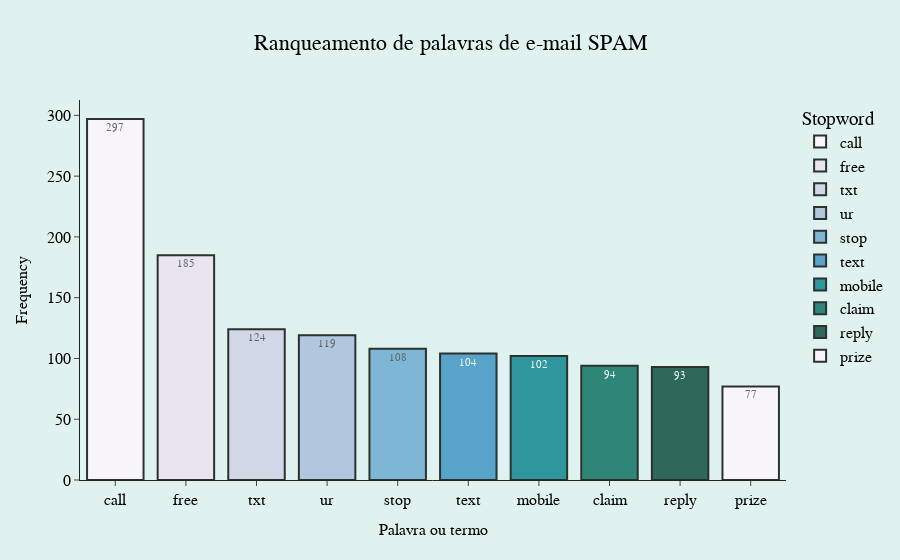

This figure's notebook cell:
### Code cell
# Agora com os textos dos e-mails categorizados como SPAM
email2 = email[email['Category']=='spam']

email2['stopwords'] = email2['Message'].apply(filter_stopwords)

stopword_list = [word for sublist in email2['stopwords'] for word in sublist]
stopword_freq = Counter(stopword_list)

stopword_df = pd.DataFrame(stopword_freq.items(), columns=['Stopword', 'Frequency']).sort_values(by='Frequency', ascending=False)

fig = px.bar(stopword_df[:10] , x = 'Stopword', y = 'Frequency',text = 'Frequency', color='Stopword',
             color_discrete_sequence=px.colors.sequential.PuBuGn,
             title = 'Rank of Spam Terms',
             template = "simple_white"
              )

fig.update_layout(paper_bgcolor='#dff2ef', plot_bgcolor='#dff2ef', title='Ranqueamento de palavras de e-mail SPAM',
                  title_x=0.5, font_color='black', font_family='Arial Black',font_size = 16,
                  xaxis_title = 'Palavra ou termo', xaxis=dict(showgrid=False, title=dict(font=dict(size=16, color='black', 
                                                                                        family='Arial black'))),
                  yaxis=dict(showgrid=False,title=dict(font=dict(size=16, color='black', family='Arial black')))
                  )

fig.update_traces(textposition='inside',
                  textfont_size=11, marker_line_width=2, marker_line_color='black', opacity=0.8)
fig.show()

### Figure 1 — Plotly figure (JSON) as saved in the notebook; plotly's stock layout.template omitted (floating-point values rounded to 4 significant figures)
{"data": [{"alignmentgroup": "True", "hovertemplate": "Stopword=%{x}<br>Frequency=%{text}<extra></extra>", "legendgroup": "call", "marker": {"color": "rgb(255,247,251)", "line": {"color": "black", "width": 2}, "pattern": {"shape": ""}}, "name": "call", "offsetgroup": "call", "opacity": 0.8, "orientation": "v", "showlegend": true, "text": [297], "textfont": {"size": 11}, "textposition": "inside", "type": "bar", "x": ["call"], "xaxis": "x", "y": [297], "yaxis": "y"}, {"alignmentgroup": "True", "hovertemplate": "Stopword=%{x}<br>Frequency=%{text}<extra></extra>", "legendgroup": "free", "marker": {"color": "rgb(236,226,240)", "line": {"color": "black", "width": 2}, "pattern": {"shape": ""}}, "name": "free", "offsetgroup": "free", "opacity": 0.8, "orientation": "v", "showlegend": true, "text": [185], "textfont": {"size": 11}, "textposition": "inside", "type": "bar", "x": ["free"], "xaxis": "x", "y": [185], "yaxis": "y"}, {"alignmentgroup": "True", "hovertemplate": "Stopword=%{x}<br>Frequency=%{text}<extra></extra>", "legendgroup": "txt", "marker": {"color": "rgb(208,209,230)", "line": {"color": "black", "width": 2}, "pattern": {"shape": ""}}, "name": "txt", "offsetgroup": "txt", "opacity": 0.8, "orientation": "v", "showlegend": true, "text": [124], "textfont": {"size": 11}, "textposition": "inside", "type": "bar", "x": ["txt"], "xaxis": "x", "y": [124], "yaxis": "y"}, {"alignmentgroup": "True", "hovertemplate": "Stopword=%{x}<br>Frequency=%{text}<extra></extra>", "legendgroup": "ur", "marker": {"color": "rgb(166,189,219)", "line": {"color": "black", "width": 2}, "pattern": {"shape": ""}}, "name": "ur", "offsetgroup": "ur", "opacity": 0.8, "orientation": "v", "showlegend": true, "text": [119], "textfont": {"size": 11}, "textposition": "inside", "type": "bar", "x": ["ur"], "xaxis": "x", "y": [119], "yaxis": "y"}, {"alignmentgroup": "True", "hovertemplate": "Stopword=%{x}<br>Frequency=%{text}<extra></extra>", "legendgroup": "stop", "marker": {"color": "rgb(103,169,207)", "line": {"color": "black", "width": 2}, "pattern": {"shape": ""}}, "name": "stop", "offsetgroup": "stop", "opacity": 0.8, "orientation": "v", "showlegend": true, "text": [108], "textfont": {"size": 11}, "textposition": "inside", "type": "bar", "x": ["stop"], "xaxis": "x", "y": [108], "yaxis": "y"}, {"alignmentgroup": "True", "hovertemplate": "Stopword=%{x}<br>Frequency=%{text}<extra></extra>", "legendgroup": "text", "marker": {"color": "rgb(54,144,192)", "line": {"color": "black", "width": 2}, "pattern": {"shape": ""}}, "name": "text", "offsetgroup": "text", "opacity": 0.8, "orientation": "v", "showlegend": true, "text": [104], "textfont": {"size": 11}, "textposition": "inside", "type": "bar", "x": ["text"], "xaxis": "x", "y": [104], "yaxis": "y"}, {"alignmentgroup": "True", "hovertemplate": "Stopword=%{x}<br>Frequency=%{text}<extra></extra>", "legendgroup": "mobile", "marker": {"color": "rgb(2,129,138)", "line": {"color": "black", "width": 2}, "pattern": {"shape": ""}}, "name": "mobile", "offsetgroup": "mobile", "opacity": 0.8, "orientation": "v", "showlegend": true, "text": [102], "textfont": {"size": 11}, "textposition": "inside", "type": "bar", "x": ["mobile"], "xaxis": "x", "y": [102], "yaxis": "y"}, {"alignmentgroup": "True", "hovertemplate": "Stopword=%{x}<br>Frequency=%{text}<extra></extra>", "legendgroup": "claim", "marker": {"color": "rgb(1,108,89)", "line": {"color": "black", "width": 2}, "pattern": {"shape": ""}}, "name": "claim", "offsetgroup": "claim", "opacity": 0.8, "orientation": "v", "showlegend": true, "text": [94], "textfont": {"size": 11}, "textposition": "inside", "type": "bar", "x": ["claim"], "xaxis": "x", "y": [94], "yaxis": "y"}, {"alignmentgroup": "True", "hovertemplate": "Stopword=%{x}<br>Frequency=%{text}<extra></extra>", "legendgroup": "reply", "marker": {"color": "rgb(1,70,54)", "line": {"color": "black", "width": 2}, "pattern": {"shape": ""}}, "name": "reply", "offsetgroup": "reply", "opacity": 0.8, "orientation": "v", "showlegend": true, "text": [93], "textfont": {"size": 11}, "textposition": "inside", "type": "bar", "x": ["reply"], "xaxis": "x", "y": [93], "yaxis": "y"}, {"alignmentgroup": "True", "hovertemplate": "Stopword=%{x}<br>Frequency=%{text}<extra></extra>", "legendgroup": "prize", "marker": {"color": "rgb(255,247,251)", "line": {"color": "black", "width": 2}, "pattern": {"shape": ""}}, "name": "prize", "offsetgroup": "prize", "opacity": 0.8, "orientation": "v", "showlegend": true, "text": [77], "textfont": {"size": 11}, "textposition": "inside", "type": "bar", "x": ["prize"], "xaxis": "x", "y": [77], "yaxis": "y"}], "layout": {"barmode": "relative", "font": {"color": "black", "family": "Arial Black", "size": 16}, "legend": {"title": {"text": "Stopword"}, "tracegroupgap": 0}, "paper_bgcolor": "#dff2ef", "plot_bgcolor": "#dff2ef", "title": {"text": "Ranqueamento de palavras de e-mail SPAM", "x": 0.5}, "xaxis": {"anchor": "y", "categoryarray": ["call", "free", "txt", "ur", "stop", "text", "mobile", "claim", "reply", "prize"], "categoryorder": "array", "domain": [0, 1], "showgrid": false, "title": {"font": {"color": "black", "family": "Arial black", "size": 16}, "text": "Palavra ou termo"}}, "yaxis": {"anchor": "x", "domain": [0, 1], "showgrid": false, "title": {"font": {"color": "black", "family": "Arial black", "size": 16}, "text": "Frequency"}}}}
